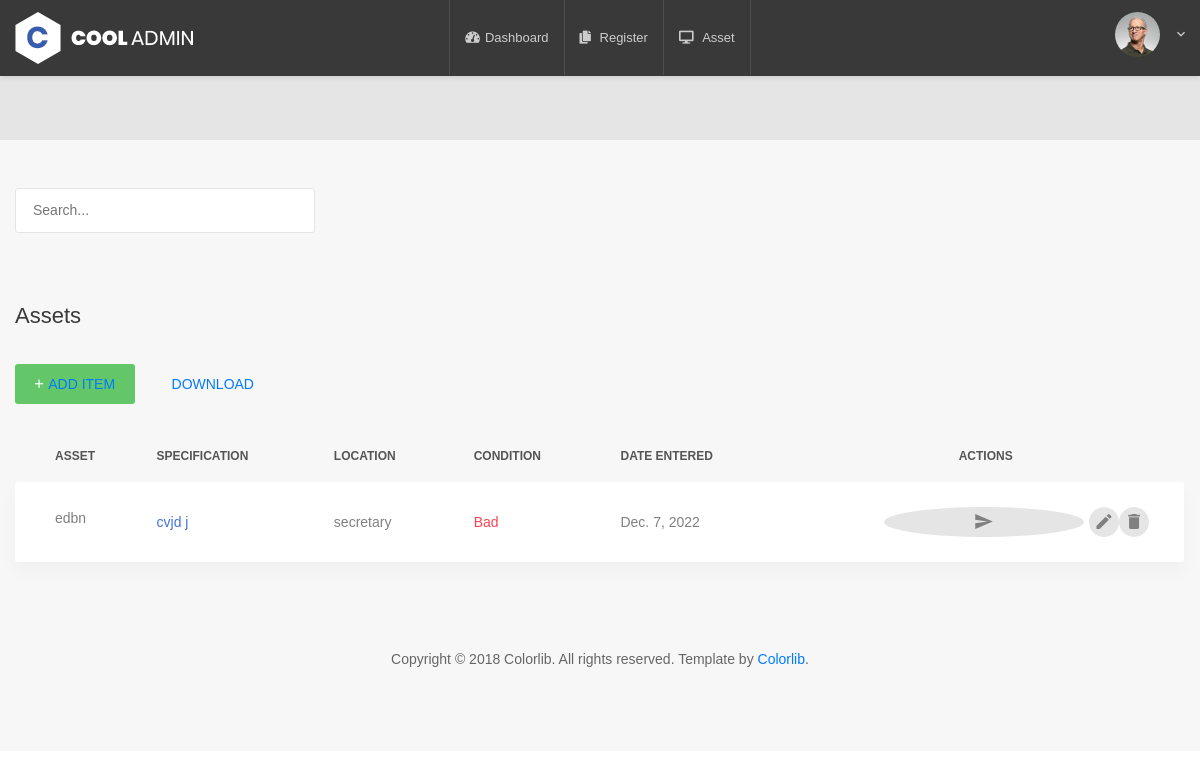
The page /asset/employee/ on the database its author committed.
### data/models.py (models this page shows, shortened)
class EmployeeAsset(models.Model):
    name=models.CharField(max_length=100)
    specifications=models.CharField(max_length=100)
    condition=models.CharField(max_length=100,choices=spec_choices)
    location=models.CharField(max_length=100)
    date_entered=models.DateField(null=True)

### data/views.py (the view)
# urls.py: path("employee/",employee,name="employ"),
def employee(request):
    employ=EmployeeAsset.objects.all()
    context={
        "employ":employ
    }
    return render(request,"data/employee.html",context)

### data/templates/data/employee.html (shortened to what this page needs)
<!DOCTYPE html>
{% load static %}
<html lang="en">
<head>
    <link href="{% static 'Asset/css/font-face.css'%}" rel="stylesheet" media="all">
    <link href="{% static 'Asset/vendor/font-awesome-4.7/css/font-awesome.min.css'%}" rel="stylesheet" media="all">
    <link href="{% static 'Asset/vendor/font-awesome-5/css/fontawesome-all.min.css'%}" rel="stylesheet" media="all">
    <link href="{% static 'Asset/vendor/mdi-font/css/material-design-iconic-font.min.css'%}" rel="stylesheet" media="all">
    <link href="{% static 'Asset/vendor/bootstrap-4.1/bootstrap.min.css'%}" rel="stylesheet" media="all">
    <link href="{% static 'Asset/vendor/animsition/animsition.min.css'%}" rel="stylesheet" media="all">
    <link href="{% static 'Asset/vendor/bootstrap-progressbar/bootstrap-progressbar-3.3.4.min.css'%}" rel="stylesheet" media="all">
    <link href="{% static 'Asset/vendor/wow/animate.css'%}" rel="stylesheet" media="all">
    <link href="{% static 'Asset/vendor/css-hamburgers/hamburgers.min.css'%}" rel="stylesheet" media="all">
    <link href="{% static 'Asset/vendor/slick/slick.css'%}" rel="stylesheet" media="all">
    <link href="{% static 'Asset/vendor/select2/select2.min.css'%}" rel="stylesheet" media="all">
    <link href="{% static 'Asset/vendor/perfect-scrollbar/perfect-scrollbar.css'%}" rel="stylesheet" media="all">
    <link href="{% static 'Asset/css/theme.css'%}" rel="stylesheet" media="all">
</head>
<body class="animsition">
    <div class="page-wrapper">
        <header class="header-desktop3 d-none d-lg-block">
            <div class="section__content section__content--p35">
                <div class="header3-wrap"  >
                    <div class="header__logo">
                        <a href="#">
                            <img src="{% static 'Asset/images/icon/logo-white.png'%}" alt="CoolAdmin" />
                        </a>
                    </div>
                    <div class="header__navbar">
                        <ul class="list-unstyled">
                            <li class="has-sub">
                                <a href="{% url 'home'%}">
                                    <i class="fas fa-tachometer-alt"></i>Dashboard
                                </a>
                            </li>
                            <li class="has-sub">
                                <a href="{% url 'register' %}">
                                    <i class="fas fa-copy"></i>
                                    Register</a>
                            </li>
                            <li class="has-sub">
                                <a href="{% url 'asset' %}">
                                    <i class="fas fa-desktop"></i>
                                    Asset</a>
                            </li>
                        </ul>
                    </div>
                        <div class="account-wrap">
                            <div class="account-item account-item--style2 clearfix js-item-menu">
                                <div class="image">
                                    <img src="{% static 'Asset/images/icon/avatar-01.jpg'%}" alt="John Doe" />
                                </div>
                                <div class="content">
                                    <a class="js-acc-btn" href="#">{{user.username}}</a>
                                </div>
                            </div>
                        </div>
                    </div>
                </div>
            </div>
        <div class="page-content--bgf7">
            <section class="au-breadcrumb2">
                <div class="container">
                    <div class="row">
                        <div class="col-md-12">
                            <div class="au-breadcrumb-content">
                                <form class="au-form-icon--sm" action="{% url 'empsearch' %}" method="get">
                                    <input class="au-input--w300 au-input--style2" name="q" type="text" placeholder="Search..."
                                    type="text"
                                    hx-get="{% url 'search' %}"
                                    hx-trigger="keyup changed delay:5s, search"
                                    hx-target="#search-results"
                                    hx-swap="innerHTML">
                                </form>
                            </div>
                        </div>
                    </div>
                </div>
            </section>
            <section class="p-t-20">
                <div class="container">
                    <div class="row">
                        <div class="col-md-12">
                            <h3 class="title-5 m-b-35">Assets</h3>
                            <div class="table-data__tool">
                                <div class="table-data__tool-right">
                                    <button class="au-btn au-btn-icon au-btn--green au-btn--small">
                                        <i class="zmdi zmdi-plus"></i><a href="{% url 'addemployee'%}">add item</a></button>
                                        <div class="rs-select2--dark rs-select2--sm rs-select2--dark2">
                                            <button class="au-btn au-btn-icon au-btn--black au-btn--small">
                                            <a href="{% url 'csv2'%}">Download</a></button>
                                        </div>
                                </div>
                            </div>
                            <div class="table-responsive table-responsive-data2">
                                <table class="table table-data2">
                                    <thead>
                                        <tr>
                                            <th>Asset</th>
                                            <th>Specification</th>
                                            <th>Location</th>
                                            <th>Condition</th>
                                            <th>Date Entered</th>
                                            <th style="padding-left:200px">Actions</th>
                                        </tr>
                                    </thead>
                                    <tbody>
                                        {% for i in employ%}
                                        <tr class="tr-shadow">
                                            <td>{{i.name}}</td>
                                            <td class="desc">{{i.specifications}}</td>
                                            <td>{{i.location}}</td>
                                            {% if i.condition == 'Good' %}
                                            <td>
                                                <span class="status--process">{{i.condition}}</span>
                                            </td>
                                            {% else%}
                                            <td>
                                                <span class="status--denied">{{i.condition}}</span>
                                            </td>
                                            {% endif %}
                                            <td>{{i.date_entered}}</td>
                                            <td>
                                                <div class="table-data-feature">
                                                    <button class="item" data-toggle="tooltip" data-placement="top" title="Send" style="padding-left:200px">
                                                        <i class="zmdi zmdi-mail-send"></i>
                                                    </button>
                                                    <a href ="{% url 'employeeupdate' i.pk %}"><button class="item" data-toggle="tooltip" data-placement="top" title="Edit">
                                                        <i class="zmdi zmdi-edit"></i>
                                                    </button>
                                                    <a href="{% url 'employeedelete' i.id%}"><button class="item" data-toggle="tooltip" data-placement="top" title="Delete">
                                                        <i class="zmdi zmdi-delete"></i>
                                                    </button></a>
                                                </div>
                                            </td>
                                        </tr>
                                        <tr class="spacer"></tr>
                                        {% endfor %}
                                    </tbody>
                                </table>
                        </div>
                    </div>
                </div>
            </section>
            <section class="p-t-60 p-b-20">
                <div class="container">
                    <div class="row">
                        <div class="col-md-12">
                            <div class="copyright">
                                <p>Copyright © 2018 Colorlib. All rights reserved. Template by <a href="https://colorlib.com">Colorlib</a>.</p>
                            </div>
                        </div>
                    </div>
                </div>
            </section>
        </div>
</body>
</html>

### rows shown on the page
EmployeeAsset: name "edbn", specifications "cvjd j", location "secretary", condition "Bad", date_entered "Dec. 7, 2022"
